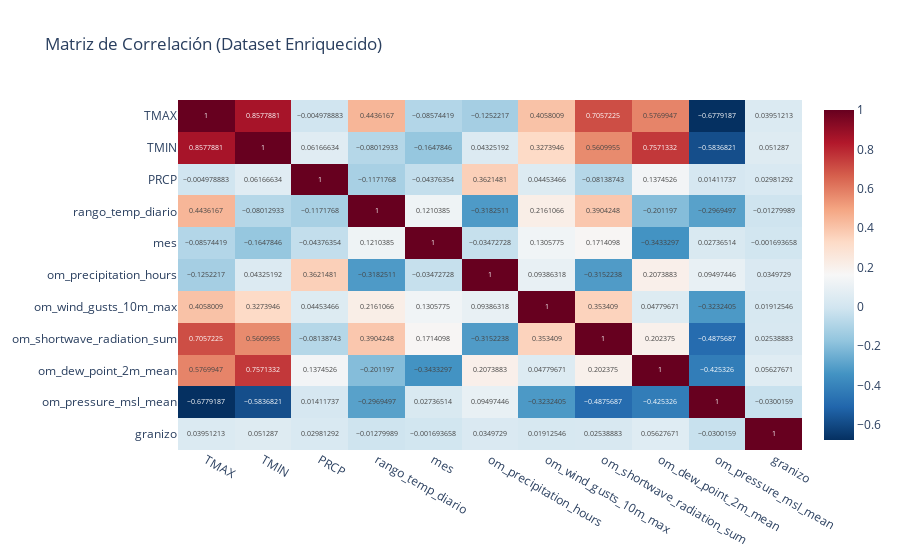

The notebook cell saved with this chart:
### Markdown cell above
### Análisis de Correlación General (Heatmap 2.0)

### Code cell
print("\nGenerando nuevo heatmap de correlación...")

# Seleccionamos las variables de interés
columnas_interes = [
    'TMAX', 'TMIN', 'PRCP', 'rango_temp_diario', 'mes',
    'om_precipitation_hours', 'om_wind_gusts_10m_max', 
    'om_shortwave_radiation_sum', 'om_dew_point_2m_mean', 
    'om_pressure_msl_mean', 'granizo'
]
df_seleccion = df[columnas_interes]

# Calculamos la matriz de correlación
matriz_correlacion_pro = df_seleccion.corr()

# Creamos la visualización
fig_heatmap = px.imshow(
    matriz_correlacion_pro,
    text_auto=True,
    aspect="auto",
    color_continuous_scale='RdBu_r',
    title='Matriz de Correlación (Dataset Enriquecido)'
)

# --- PASOS PARA GUARDAR EL GRÁFICO ---
# 1. Definimos la ruta de la carpeta donde guardaremos el gráfico
ruta_carpeta = "../reports/figures/02_analisis_enriquecido/"
# 2. Creamos la carpeta si no existe para evitar errores
os.makedirs(ruta_carpeta, exist_ok=True)
# 3. Guardamos la figura como un archivo HTML
fig_heatmap.write_html(ruta_carpeta + "heatmap_correlacion_enriquecido.html")

print(f"✅ Heatmap guardado exitosamente en: '{ruta_carpeta}'")
# ------------------------------------

# Mostramos el gráfico en la notebook
fig_heatmap.show()

### Figure 1 — Plotly figure (JSON) as saved in the notebook; plotly's stock layout.template omitted (floating-point values rounded to 4 significant figures)
{"data": [{"coloraxis": "coloraxis", "hovertemplate": "x: %{x}<br>y: %{y}<br>color: %{z}<extra></extra>", "name": "0", "texttemplate": "%{z}", "type": "heatmap", "x": ["TMAX", "TMIN", "PRCP", "rango_temp_diario", "mes", "om_precipitation_hours", "om_wind_gusts_10m_max", "om_shortwave_radiation_sum", "om_dew_point_2m_mean", "om_pressure_msl_mean", "granizo"], "xaxis": "x", "y": ["TMAX", "TMIN", "PRCP", "rango_temp_diario", "mes", "om_precipitation_hours", "om_wind_gusts_10m_max", "om_shortwave_radiation_sum", "om_dew_point_2m_mean", "om_pressure_msl_mean", "granizo"], "yaxis": "y", "z": [[1.0, 0.8578, -0.004979, 0.4436, -0.08574, -0.1252, 0.4058, 0.7057, 0.577, -0.6779, 0.03951], [0.8578, 1.0, 0.06167, -0.08013, -0.1648, 0.04325, 0.3274, 0.561, 0.7571, -0.5837, 0.05129], [-0.004979, 0.06167, 1.0, -0.1172, -0.04376, 0.3621, 0.04453, -0.08139, 0.1375, 0.01412, 0.02981], [0.4436, -0.08013, -0.1172, 1.0, 0.121, -0.3183, 0.2161, 0.3904, -0.2012, -0.2969, -0.0128], [-0.08574, -0.1648, -0.04376, 0.121, 1.0, -0.03473, 0.1306, 0.1714, -0.3433, 0.02737, -0.001694], [-0.1252, 0.04325, 0.3621, -0.3183, -0.03473, 1.0, 0.09386, -0.3152, 0.2074, 0.09497, 0.03497], [0.4058, 0.3274, 0.04453, 0.2161, 0.1306, 0.09386, 1.0, 0.3534, 0.0478, -0.3232, 0.01913], [0.7057, 0.561, -0.08139, 0.3904, 0.1714, -0.3152, 0.3534, 1.0, 0.2024, -0.4876, 0.02539], [0.577, 0.7571, 0.1375, -0.2012, -0.3433, 0.2074, 0.0478, 0.2024, 1.0, -0.4253, 0.05628], [-0.6779, -0.5837, 0.01412, -0.2969, 0.02737, 0.09497, -0.3232, -0.4876, -0.4253, 1.0, -0.03002], [0.03951, 0.05129, 0.02981, -0.0128, -0.001694, 0.03497, 0.01913, 0.02539, 0.05628, -0.03002, 1.0]]}], "layout": {"coloraxis": {"colorscale": [[0, "rgb(5,48,97)"], [0.1, "rgb(33,102,172)"], [0.2, "rgb(67,147,195)"], [0.3, "rgb(146,197,222)"], [0.4, "rgb(209,229,240)"], [0.5, "rgb(247,247,247)"], [0.6, "rgb(253,219,199)"], [0.7, "rgb(244,165,130)"], [0.8, "rgb(214,96,77)"], [0.9, "rgb(178,24,43)"], [1, "rgb(103,0,31)"]]}, "title": {"text": "Matriz de Correlación (Dataset Enriquecido)"}, "xaxis": {"anchor": "y", "domain": [0, 1]}, "yaxis": {"anchor": "x", "autorange": "reversed", "domain": [0, 1]}}}
